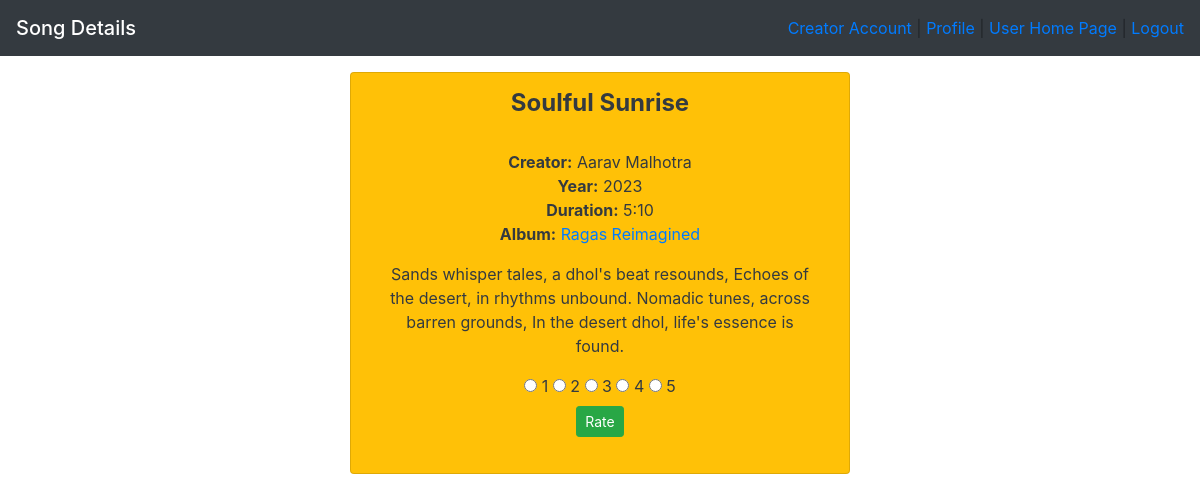
/admin1/song/3, run on the app's committed database.
### application/models.py (models this page shows)
class Song(db.Model):
    __tablename__ = "song"
    song_id = db.Column(db.Integer, primary_key=True, autoincrement = True)
    song_name = db.Column(db.String(100), nullable=False)
    lyrics = db.Column(db.Text, nullable=False)
    duration = db.Column(db.Integer, nullable=False)
    date_created = db.Column(db.DateTime, nullable=False)
    album_id = db.Column(db.Integer, db.ForeignKey('album.album_id'), nullable=False)
    ratings = db.relationship('Rating', backref='song', foreign_keys='Rating.song_id', cascade = 'delete')
    playlists = db.relationship('PlaylistSong', backref='song', foreign_keys='PlaylistSong.song_id')
    flagged = db.Column(db.Boolean, nullable=False, default=False)

class User(db.Model):
    __tablename__ = "user"
    user_id = db.Column(db.Integer, primary_key=True, autoincrement = True)
    username = db.Column(db.String(80), unique=True, nullable=False)
    password = db.Column(db.String(100), nullable=False)
    user_type = db.Column(db.String(10), nullable=False, default='user')
    playlists = db.relationship('Playlist', backref='owner', foreign_keys='Playlist.user_id', cascade = 'delete')
    ratings = db.relationship('Rating', backref='user', foreign_keys='Rating.user_id', cascade = 'delete')

class Album(db.Model):
    __tablename__ = "album"
    album_id = db.Column(db.Integer, primary_key=True, autoincrement = True)
    album_name = db.Column(db.String(100), nullable=False)
    genre = db.Column(db.String(50), nullable=False)
    artist = db.Column(db.Integer, db.ForeignKey('creator.creator_id'), nullable=False)
    songs = db.relationship('Song', backref='album', foreign_keys='Song.album_id', cascade = 'delete')

### application/controllers.py (the view, shortened to what this page needs)
@app.route("/<string:username>/song/<int:song_id>", methods = ["GET","POST"])
def song_details(song_id,username):
    song_data= Song.query.filter_by(song_id=song_id, flagged = False).first()
    album_data= Album.query.filter_by(album_id=song_data.album_id).first()
    creator_data = Creator.query.filter_by(creator_id=album_data.artist).first()
    artist_data=User.query.filter_by(user_id=creator_data.user_id).first()
    song_data_list=[song_data.song_name,song_data.lyrics,song_data.duration,str(song_data.date_created)[:4],song_data.album_id,song_data.ratings,song_data.playlists,artist_data.username,album_data.album_name,username]
    if request.method == "GET":
        return render_template("song.html", song = song_data_list, username = username,song_id = song_id)

### templates/song.html (shortened to what this page needs)
<!DOCTYPE html>
<html lang="en">
<head>
    <link rel="stylesheet" href="https://maxcdn.bootstrapcdn.com/bootstrap/4.5.2/css/bootstrap.min.css">
    <link rel="stylesheet" href="https://cdnjs.cloudflare.com/ajax/libs/font-awesome/5.15.3/css/all.min.css">
</head>
<body>
<nav class="navbar navbar-dark bg-dark">
    <span class="navbar-brand mb-0 h1">Song Details</span>
    <div class="ml-auto">
        <a href="/{{ username }}/creator_register">Creator Account</a> | <a href="/{{ username }}/user_profile">Profile</a> | <a href="/{{ username }}/user_home_page">User Home Page</a> | <a href="/">Logout</a>
    </div>
</nav>
<div class="container main-content mt-3">
    <div class="card text-center p-3 bg-warning text-dark" style="max-width: 500px; margin: 0 auto;">
        <h4 class="card-title font-weight-bold">{{ song[0] }}</h4>
        <div class="card-body">
            <div class="song-details">
                <p><b>Creator:</b> {{song[7]}} <br>
                    <b>Year:</b> {{song[3]}} <br>
                    <b>Duration:</b> {{song[2]}}<br>
                    <b>Album:</b><a href="/{{song[9]}}/album/{{song[4]}}"> {{ song[8] }}</a></p>
            </div>
            <div class="lyrics mt-3">
                <p>{{ song[1] }}</p>
            </div>
            <form action="/{{ username }}/song/{{ song_id }}" method="post">
            <div class="like-button mt-3">
                <div class="like-button mt-3">
                    <div class="rating">
                        {% for rating in range(1,6) %}
                            <input type="radio" id="star{{ rating }}" name="rating" value="{{ rating }}" />
                            <label for="star{{ rating }}" title="{{ rating }}"> {{ rating }}</label>
                        {% endfor %}
                    </div>
                    <button class="btn btn-success btn-sm" type = "submit">Rate</button>
                </div>
            </div>
            </form>
        </div>
    </div>
</div>
</body>
</html>

### data on the page
Song: song_name "Soulful Sunrise", duration "5:10", lyrics "Sands whisper tales, a dhol's beat resounds, Echoes of the desert, in rhythms unbound. Nomadic tunes, across barren grounds, In the desert dhol, life's essence is found."
User: username "Aarav Malhotra"
Album: album_name "Ragas Reimagined"

### other printed values
{{ song[3] }} "2023"
{{ rating }} "1" "2" "3" "4" "5"
